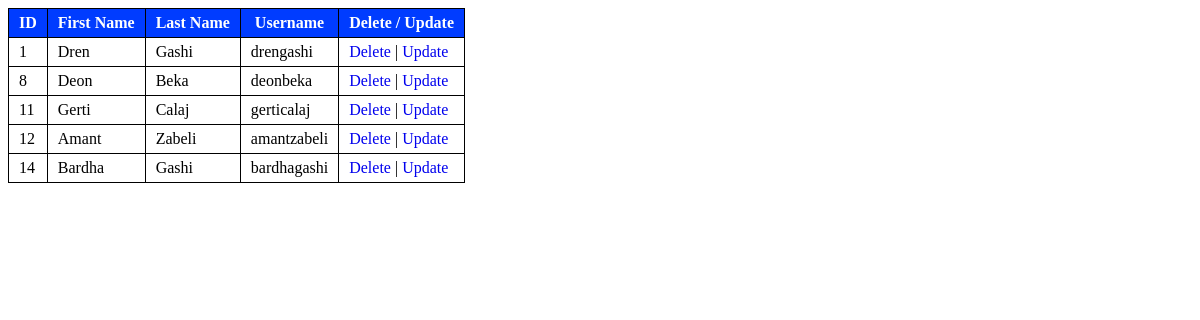
Page /dashboard.php on the committed database.
### tables this page shows
CREATE TABLE `users` (
  `id` int(11) NOT NULL,
  `firstname` varchar(255) NOT NULL,
  `lastname` varchar(255) NOT NULL,
  `username` varchar(255) NOT NULL
);

### dashboard.php (the view, shortened to what this page needs)
<!DOCTYPE html>
<html lang="en">
    <head>
        <link rel="stylesheet" href="style.css">
    </head>
    <body>
        <?php
            include_once("config.php");
            $sql="SELECT * FROM users";
            $getUsers=$conn->prepare($sql);
            $getUsers->execute();
            $users=$getUsers->fetchAll();
        ?>
        <table>
            <thead>
                <th>ID</th>
                <th>First Name</th>
                <th>Last Name</th>
                <th>Username</th>
                <th>Delete / Update</th>
            </thead>
            <tbody>
                <?php
                    foreach($users as $user){
                ?>
                <tr>
                    <td><?= $user['id'];?></td>
                    <td><?= $user['firstname'];?></td>
                    <td><?= $user['lastname'];?></td>
                    <td><?= $user['username'];?></td>
                    <td><?= "<a href='delete.php?id=$user[id]'>Delete </a>|<a href='edit.php?id=$user[id]'> Update</a>"?></td>
                </tr>
                <?php
                }
                ?>
            </tbody>
        </table>
    </body>
</html>

### style.css (style rules this page uses)
table, td, th { border: 1px solid black; border-collapse: collapse; padding: 5px 10px; }
th { background-color: rgb(0, 60, 255); color: white; }
td a { text-decoration: none; }

### rows in the picture
users: id "1", firstname "Dren", lastname "Gashi", username "drengashi"
users: id "8", firstname "Deon", lastname "Beka", username "deonbeka"
users: id "11", firstname "Gerti", lastname "Calaj", username "gerticalaj"
users: id "12", firstname "Amant", lastname "Zabeli", username "amantzabeli"
users: id "14", firstname "Bardha", lastname "Gashi", username "bardhagashi"
